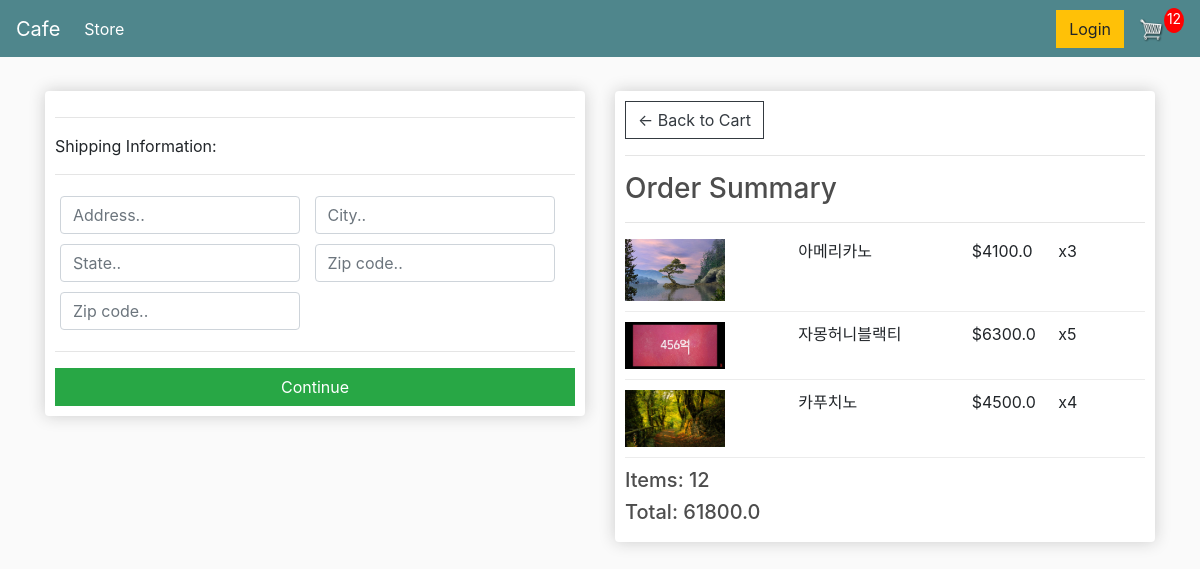
/checkout/ (signed in), run on an earlier commit of the app's database.
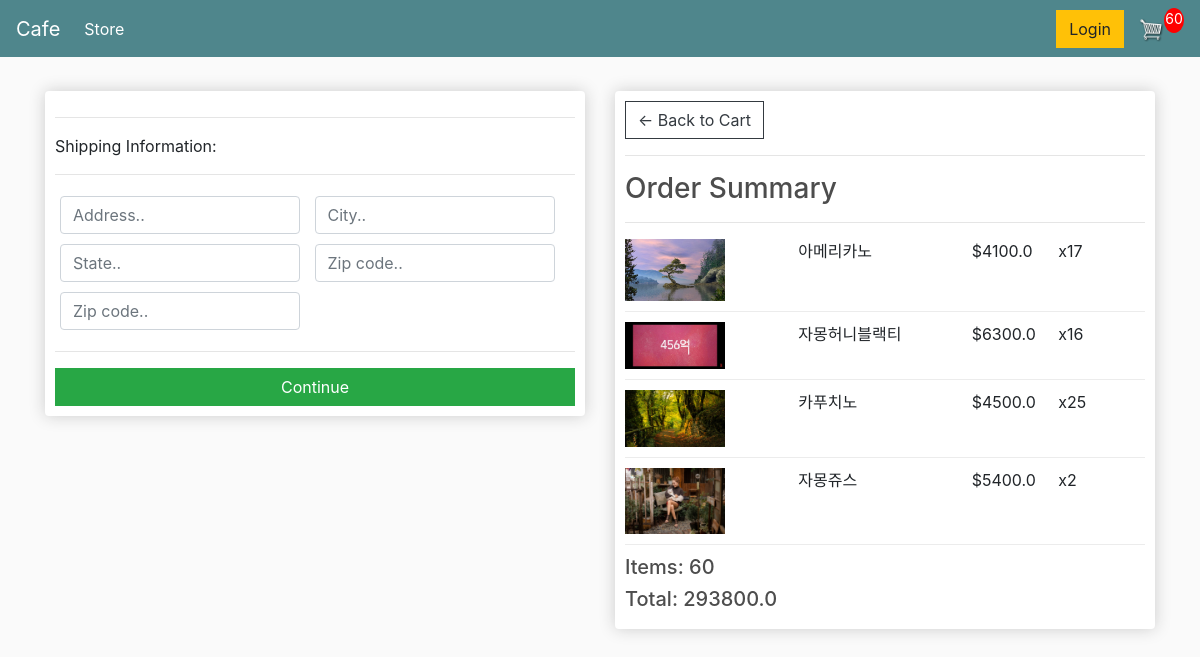
And on a later commit of the database.
### store/models.py (models this page shows, shortened)
class OrderItem(models.Model):
	product = models.ForeignKey(Product, on_delete=models.SET_NULL, null=True)
	order = models.ForeignKey(Order, on_delete=models.SET_NULL, null=True)
	quantity = models.IntegerField(default=0, null=True, blank=True)
	date_added = models.DateTimeField(auto_now_add=True)
	@property
	def get_total(self):
		total = self.product.price * self.quantity
		return total

class Product(models.Model):
	name = models.CharField(max_length=200)
	price = models.FloatField()
	digital = models.BooleanField(default=False,null=True, blank=True)
	image = models.ImageField(null=True, blank=True)
	@property
	def imageURL(self):
		try:
			url = self.image.url
		except:
			url = ''
		return url

class Order(models.Model):
	customer = models.ForeignKey(Customer, on_delete=models.SET_NULL, null=True, blank=True)
	date_ordered = models.DateTimeField(auto_now_add=True)
	complete = models.BooleanField(default=False)
	transaction_id = models.CharField(max_length=100, null=True)
	@property
	def shipping(self):
		shipping=False
		orderitems = self.orderitem_set.all()
		for i in orderitems:
			if i.product.digital == False:
				shipping = True
		return shipping
	@property
	def get_cart_total(self):
		orderitems = self.orderitem_set.all()
		total = sum([item.get_total for item in orderitems])
		return total
	@property
	def get_cart_items(self):
		orderitems = self.orderitem_set.all()
		total = sum([item.quantity for item in orderitems])
		return total

### store/views.py (the view)
# urls.py: path('checkout/', views.checkout, name="checkout"),
def checkout(request):
    if request.user.is_authenticated:
        customer = request.user.customer
        order, created = Order.objects.get_or_create(customer=customer, complete=False)
        items = order.orderitem_set.all()
        cartItems = order.get_cart_items
    else:
        items = []
        order = {'get_cart_total':0, 'get_cart_items':0, 'shipping':False}
        cartItems = order['get_cart_items']
    context = {'items':items, 'order':order, 'cartItems':cartItems}
    return render(request, 'store/checkout.html', context)

### store/templates/store/checkout.html (shortened to what this page needs)
{% extends 'store/main.html' %}
{% load static %}
{% block content %}
     <div class="row">
		<div class="col-lg-6">
			<div class="box-element" id="form-wrapper">
				<form id="form">
					<div id="shipping-info">
						<hr>
						<p>Shipping Information:</p>
						<hr>
						<div class="form-field">
							<input class="form-control" type="text" name="address" placeholder="Address..">
						</div>
						<div class="form-field">
							<input class="form-control" type="text" name="city" placeholder="City..">
						</div>
						<div class="form-field">
							<input class="form-control" type="text" name="state" placeholder="State..">
						</div>
						<div class="form-field">
							<input class="form-control" type="text" name="zipcode" placeholder="Zip code..">
						</div>
						<div class="form-field">
							<input class="form-control" type="text" name="country" placeholder="Zip code..">
						</div>
					</div>
					<hr>
					<input id="form-button" class="btn btn-success btn-block" type="submit" value="Continue">
				</form>
			</div>
			<br>
		</div>
		<div class="col-lg-6">
			<div class="box-element">
                <a  class="btn btn-outline-dark" href="{% url 'cart' %}">&#x2190; Back to Cart</a>
				<hr>
				<h3>Order Summary</h3>
				<hr>
				{% for item in items %}
				<div class="cart-row">
					<div style="flex:2"><img class="row-image" src="{{item.product.imageURL}}"></div>
					<div style="flex:2"><p>{{item.product.name}}</p></div>
					<div style="flex:1"><p>${{item.product.price}}</p></div>
					<div style="flex:1"><p>x{{item.quantity}}</p></div>
				</div>
				{% endfor %}
				<h5>Items:   {{order.get_cart_items}}</h5>
				<h5>Total:   {{order.get_cart_total}}</h5>
			</div>
		</div>
	</div>
{% endblock content %}

What changed in the data, as far as the page shows it:
changed OrderItem "아메리카노": quantity "3" → "17"
changed OrderItem "자몽허니블랙티": quantity "5" → "16"
changed OrderItem "카푸치노": quantity "4" → "25"
added OrderItem: product.imageURL (picture), product.name "자몽쥬스", product.price "5400.0", quantity "2"
changed through a linked row, Order: get_cart_items "12" → "60"; get_cart_total "61800.0" → "293800.0"
Also different on the page:
{{ cartItems }}: "12" → "60"
